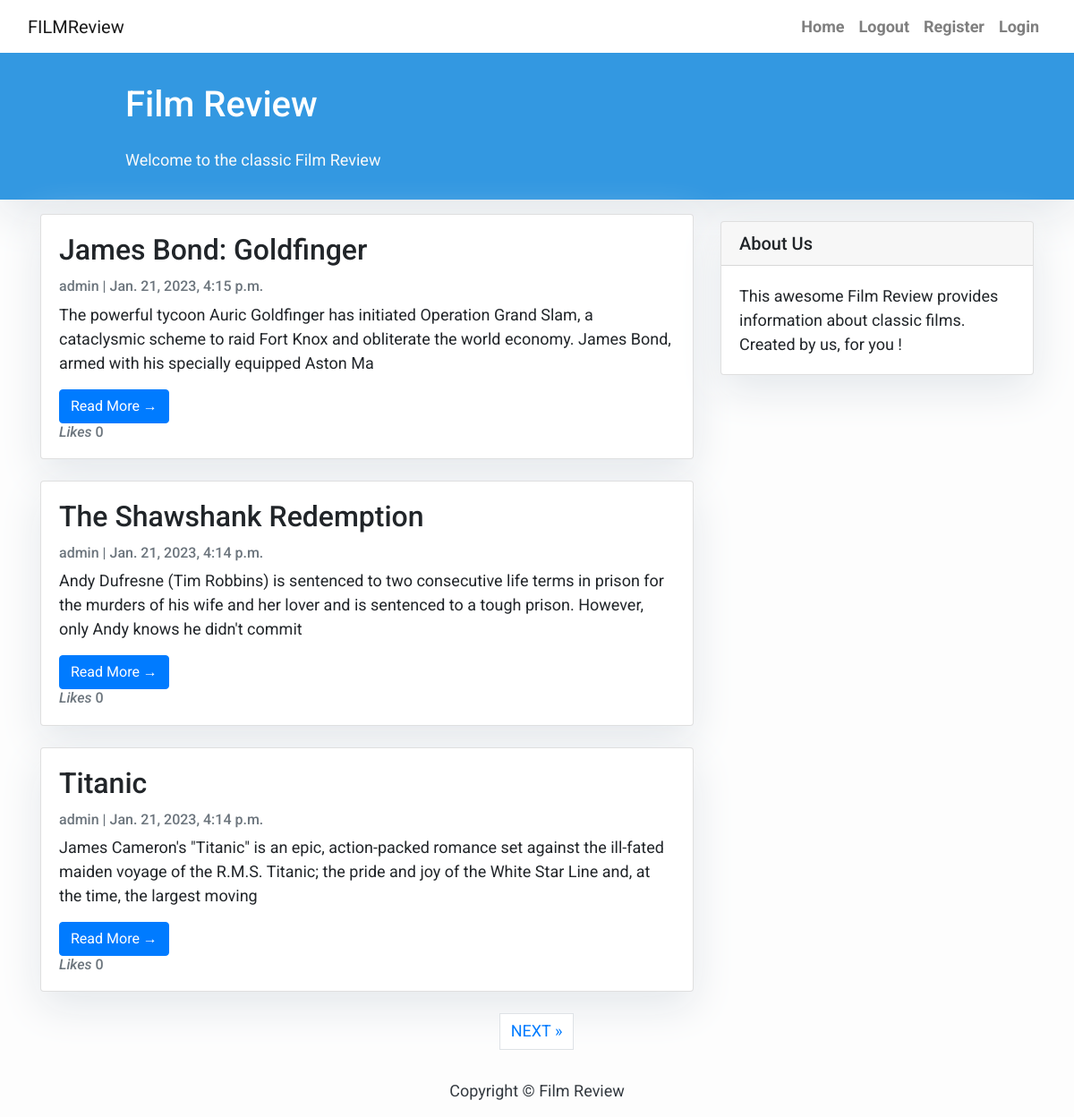
Before: / with the older database file.
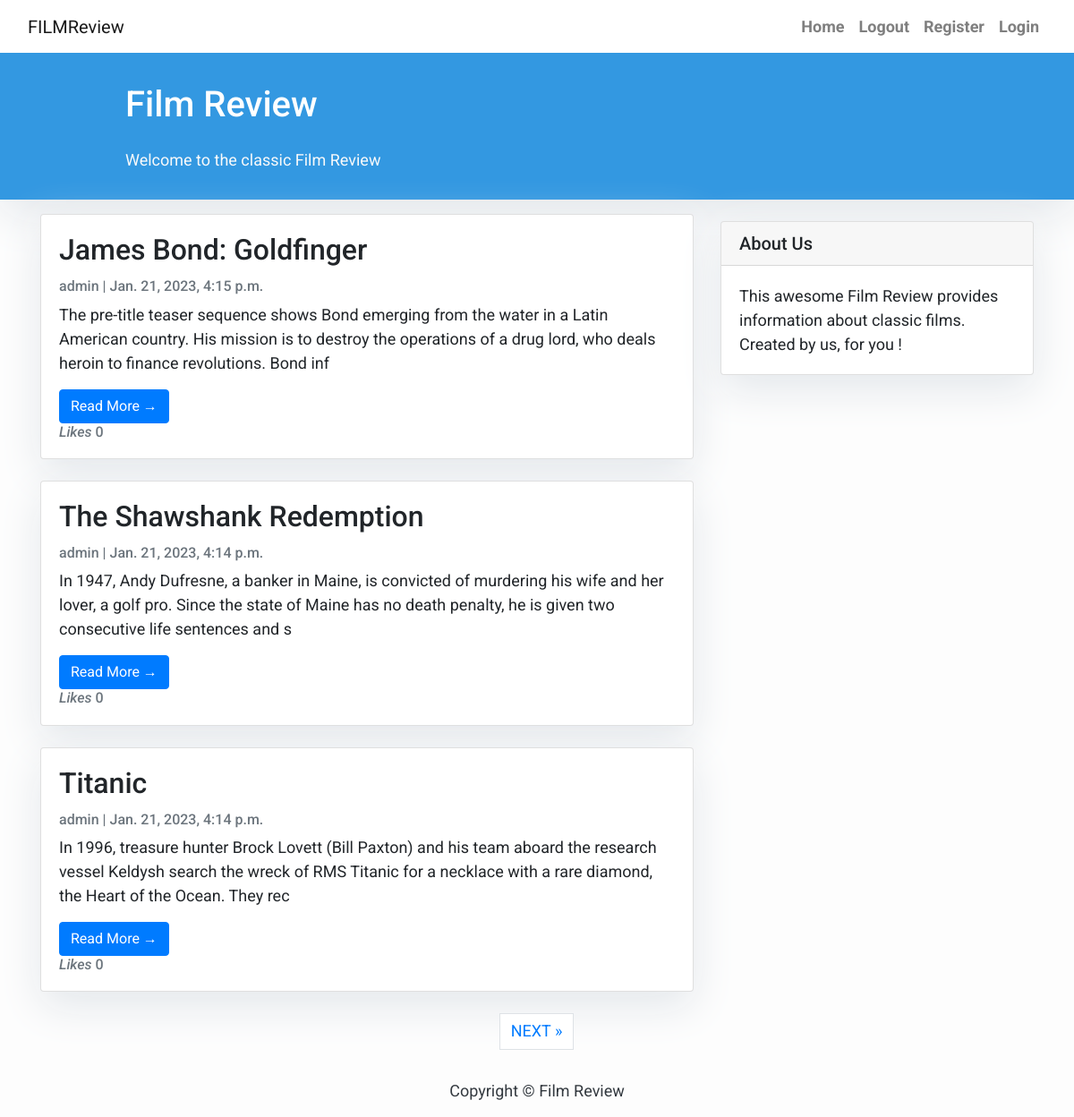
After: the same page with the newer database file.
### articles/models.py (models this page shows, shortened)
class Post(models.Model):
    title = models.CharField(max_length=200, unique=True)
    slug = models.SlugField(max_length=200, unique=True)
    author = models.ForeignKey(User, on_delete=models.CASCADE, related_name='blog_posts')
    updated_on = models.DateTimeField(auto_now=True)
    content = models.TextField()
    created_on = models.DateTimeField(auto_now_add=True)
    status = models.IntegerField(choices=STATUS, default=0)
    likes = models.ManyToManyField(
        User, related_name='blogpost_like', blank=True)
    class Meta:
        ordering = ['-created_on']
    def number_of_likes(self):
        return self.likes.count()

### articles/views.py (the view)
# urls.py: path('', views.PostList.as_view(), name='home'),
class PostList(generic.ListView):
    model = Post
    queryset = Post.objects.filter(status=1).order_by('-created_on')
    template_name = 'index.html'
    paginate_by = 3

### templates/index.html (shortened to what this page needs)
{% extends "base.html" %}
{% block content %}
<header class="masthead">
    <div class="container">
        <div class="row">
            <div class=" col-md-8 col-md-10 mx-auto">
                <div class="site-heading">
                    <h1 class=" site-heading my-4 mt-3 text-white"> Film Review</h1>
                    <p class="text-light">Welcome to the classic Film Review &nbsp
                    </p>
                </div>
            </div>
        </div>
    </div>
</header>
<div class="container">
    <div class="row">
        <div class="col-md-8 mt-3 left">
            {% for post in post_list %}
            <div class="card mb-4">
                <div class="card-body">
                    <h2 class="card-title">{{ post.title }}</h2>
                    <p class="card-text text-muted h6">{{ post.author }} | {{ post.created_on}} </p>
                    <p class="card-text">{{post.content|slice:":200" }}</p>
                    <a href="{% url 'post_detail' post.slug  %}" class="btn btn-primary">Read More &rarr;</a>
                    <p class="card-text text-muted h6"><i class="far fa-heart">Likes </i>
                        {{ post.number_of_likes }}</p>
                </div>
            </div>
            {% endfor %}
        </div>
        {% block sidebar %} {% include 'sidebar.html' %} {% endblock sidebar %}
    </div>
    {% if is_paginated %}
    <nav aria-label="Page navigation">
        <ul class="pagination justify-content-center">
            {% if page_obj.has_next %}
            <li><a href="?page={{ page_obj.next_page_number }}" class="page-link"> NEXT &raquo;</a></li>
            {% endif %}
        </ul>
    </nav>
    {% endif %}
</div>
{%endblock%}

### templates/base.html (shortened to what this page needs)
<!DOCTYPE html>
<html>
    <head>
        <link rel="stylesheet" href="https://maxcdn.bootstrapcdn.com/bootstrap/4.0.0/css/bootstrap.min.css"
 />
    </head>
    <body>
        <nav class="navbar navbar-expand-lg navbar-light bg-white">
        <div class="container-fluid">
            <a class="navbar-brand" href="{% url 'home' %}">F<span class="brand">I<span class="red-o">LM</span><span
                        class="thin">Review</span></span></span></a>
                <div class="collapse navbar-collapse" id="navbarResponsive">
                    <ul class="navbar-nav ml-auto">
                        <li class="nav-item text-black">
                            <a class="nav-link text-black font-weight-bold" href="{% url 'home' %}">Home</a>
                        </li>
                        <li class="nav-item text-black">
                            <a class="nav-link text-black font-weight-bold" href="{% url 'account_logout' %}">Logout</a>
                        </li>
                        <li class="nav-item text-black">
                            <a class="nav-link text-black font-weight-bold" href="{% url 'account_signup' %}">Register</a>
                        </li>
                        <li class="nav-item text-black">
                            <a class="nav-link text-black font-weight-bold" href="{% url 'account_login' %}">Login</a>
                        </li>
                    </ul>
                </div>
            </div>
        </nav>
        {% block content %}{% endblock content %}
        <footer class="py-3 bg-grey">
            <p class="m-0 text-dark text-center ">Copyright &copy; Film Review</p>
        </footer>
    </body>
</html>

### templates/sidebar.html (shortened to what this page needs)
{% block sidebar %}
<div class="col-md-4 float-right ">
<div class="card my-4">
        <h5 class="card-header">About Us</h5>
    <div class="card-body">
        <p class="card-text"> This awesome Film Review provides information about classic films. Created by us, for you !</p>
    </div>
</div>
</div>
{% endblock sidebar %}

### templates/base.html (style rules this page uses)
body { font-family: "Roboto", sans-serif; font-size: 17px; background-color: #fdfdfd; }
.masthead { background: #3398E1; height: auto; padding-bottom: 15px; box-shadow: 0 16px 48px #E3E7EB; padding-top: 10px; }

### templates/index.html (style rules this page uses)
body { font-family: "Roboto", sans-serif; font-size: 18px; background-color: #fdfdfd; }
.card { box-shadow: 0 16px 48px #E3E7EB; }

### templates/sidebar.html (style rules this page uses)
.card { box-shadow: 0 16px 48px #E3E7EB; }

Changed rows visible on the page:
changed Post "James Bond: Goldfinger": content "The powerful tycoon Auric Goldfinger has initiated Operation Grand Slam, a cataclysmic scheme to raid Fort Knox and obliterate the world economy. James Bond, armed with his specially equipped Aston Ma" → "The pre-title teaser sequence shows Bond emerging from the water in a Latin American country. His mission is to destroy the operations of a drug lord, who deals heroin to finance revolutions. Bond inf"
changed Post "The Shawshank Redemption": content "Andy Dufresne (Tim Robbins) is sentenced to two consecutive life terms in prison for the murders of his wife and her lover and is sentenced to a tough prison. However, only Andy knows he didn't commit" → "In 1947, Andy Dufresne, a banker in Maine, is convicted of murdering his wife and her lover, a golf pro. Since the state of Maine has no death penalty, he is given two consecutive life sentences and s"
changed Post "Titanic": content "James Cameron's \"Titanic\" is an epic, action-packed romance set against the ill-fated maiden voyage of the R.M.S. Titanic; the pride and joy of the White Star Line and, at the time, the largest moving" → "In 1996, treasure hunter Brock Lovett (Bill Paxton) and his team aboard the research vessel Keldysh search the wreck of RMS Titanic for a necklace with a rare diamond, the Heart of the Ocean. They rec"
